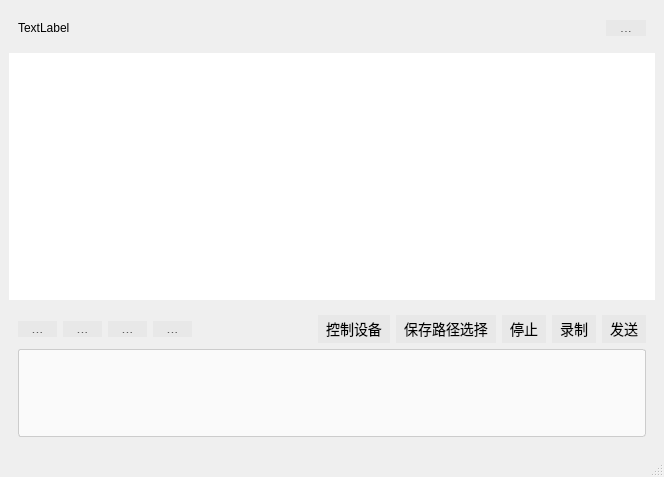
<?xml version="1.0" encoding="UTF-8"?>
<ui version="4.0">
 <class>ChatRoom</class>
 <widget class="QMainWindow" name="ChatRoom">
  <property name="geometry">
   <rect>
    <x>0</x>
    <y>0</y>
    <width>664</width>
    <height>477</height>
   </rect>
  </property>
  <property name="windowTitle">
   <string>MainWindow</string>
  </property>
  <property name="styleSheet">
   <string notr="true">/* QPushButton - 发送按钮 */
QPushButton, QToolButton {
    background: #E8E8E8;
    border: none;
    color: 	#000000;
    font-size: 14px;
    padding: 4px 8px;
    outline: none;
}

QPushButton:hover, QToolButton:hover {
    background: #f0f0f0;
    border-radius: 3px;
}

QPushButton:pressed, QToolButton:pressed {
    background: #dcdcdc;
}

/* QListView - 消息列表 */
QListView {
    background: #ffffff;
    border: none;
    outline: none;
    font-size: 14px;
    color: #222222;
    padding: 5px;
}

/* QTextEdit - 聊天输入框 */
QTextEdit {
    border: 1px solid #cccccc;
    border-radius: 3px;
    background: #fafafa;
    font-size: 14px;
    color: #333333;
    padding: 4px;
    outline: none;
}

QTextEdit:focus {
    border: 1px solid #999999;
    background: #ffffff;
}
</string>
  </property>
  <widget class="QWidget" name="centralwidget">
   <layout class="QVBoxLayout" name="verticalLayout_3">
    <item>
     <widget class="QWidget" name="widget_2" native="true">
      <layout class="QHBoxLayout" name="horizontalLayout_3">
       <item>
        <widget class="QLabel" name="TimeLabel">
         <property name="minimumSize">
          <size>
           <width>0</width>
           <height>20</height>
          </size>
         </property>
         <property name="text">
          <string>TextLabel</string>
         </property>
        </widget>
       </item>
       <item>
        <widget class="QToolButton" name="toolButton">
         <property name="maximumSize">
          <size>
           <width>40</width>
           <height>16</height>
          </size>
         </property>
         <property name="layoutDirection">
          <enum>Qt::RightToLeft</enum>
         </property>
         <property name="text">
          <string>...</string>
         </property>
         <property name="icon">
          <iconset resource="icons.qrc">
           <normaloff>:/new/prefix1/imgs/x.png</normaloff>:/new/prefix1/imgs/x.png</iconset>
         </property>
        </widget>
       </item>
      </layout>
     </widget>
    </item>
    <item>
     <widget class="QListView" name="listView"/>
    </item>
    <item>
     <widget class="QWidget" name="widget" native="true">
      <property name="maximumSize">
       <size>
        <width>16777215</width>
        <height>140</height>
       </size>
      </property>
      <layout class="QVBoxLayout" name="verticalLayout">
       <item>
        <layout class="QHBoxLayout" name="horizontalLayout_2">
         <item>
          <layout class="QHBoxLayout" name="horizontalLayout">
           <item>
            <widget class="QToolButton" name="toolButton_file">
             <property name="maximumSize">
              <size>
               <width>40</width>
               <height>16</height>
              </size>
             </property>
             <property name="autoFillBackground">
              <bool>false</bool>
             </property>
             <property name="text">
              <string>...</string>
             </property>
             <property name="icon">
              <iconset resource="icons.qrc">
               <normaloff>:/new/prefix1/imgs/a61f9036e72089fb21c888e21ad03967.jpg</normaloff>:/new/prefix1/imgs/a61f9036e72089fb21c888e21ad03967.jpg</iconset>
             </property>
             <property name="iconSize">
              <size>
               <width>16</width>
               <height>16</height>
              </size>
             </property>
             <property name="checkable">
              <bool>false</bool>
             </property>
             <property name="toolButtonStyle">
              <enum>Qt::ToolButtonFollowStyle</enum>
             </property>
             <property name="autoRaise">
              <bool>false</bool>
             </property>
            </widget>
           </item>
           <item>
            <widget class="QToolButton" name="toolButton_video">
             <property name="sizePolicy">
              <sizepolicy hsizetype="Maximum" vsizetype="Maximum">
               <horstretch>0</horstretch>
               <verstretch>0</verstretch>
              </sizepolicy>
             </property>
             <property name="maximumSize">
              <size>
               <width>40</width>
               <height>16</height>
              </size>
             </property>
             <property name="text">
              <string>...</string>
             </property>
             <property name="icon">
              <iconset resource="icons.qrc">
               <normaloff>:/new/prefix1/imgs/856fc6535b20b341d3bc7600799395f3.jpg</normaloff>:/new/prefix1/imgs/856fc6535b20b341d3bc7600799395f3.jpg</iconset>
             </property>
            </widget>
           </item>
           <item>
            <widget class="QToolButton" name="toolButton_share">
             <property name="sizePolicy">
              <sizepolicy hsizetype="Maximum" vsizetype="Maximum">
               <horstretch>0</horstretch>
               <verstretch>0</verstretch>
              </sizepolicy>
             </property>
             <property name="maximumSize">
              <size>
               <width>60</width>
               <height>16</height>
              </size>
             </property>
             <property name="text">
              <string>...</string>
             </property>
             <property name="icon">
              <iconset resource="icons.qrc">
               <normaloff>:/new/prefix1/imgs/8302bcf5dbd2673ec4fea909024a2ef9.jpg</normaloff>:/new/prefix1/imgs/8302bcf5dbd2673ec4fea909024a2ef9.jpg</iconset>
             </property>
             <property name="iconSize">
              <size>
               <width>30</width>
               <height>16</height>
              </size>
             </property>
            </widget>
           </item>
           <item>
            <widget class="QToolButton" name="toolButton_2">
             <property name="maximumSize">
              <size>
               <width>40</width>
               <height>16</height>
              </size>
             </property>
             <property name="text">
              <string>...</string>
             </property>
            </widget>
           </item>
          </layout>
         </item>
         <item>
          <spacer name="horizontalSpacer">
           <property name="orientation">
            <enum>Qt::Horizontal</enum>
           </property>
           <property name="sizeHint" stdset="0">
            <size>
             <width>40</width>
             <height>20</height>
            </size>
           </property>
          </spacer>
         </item>
         <item>
          <widget class="QPushButton" name="pushButton_4">
           <property name="minimumSize">
            <size>
             <width>0</width>
             <height>28</height>
            </size>
           </property>
           <property name="text">
            <string>控制设备</string>
           </property>
          </widget>
         </item>
         <item>
          <widget class="QPushButton" name="pushButton_3">
           <property name="minimumSize">
            <size>
             <width>0</width>
             <height>28</height>
            </size>
           </property>
           <property name="text">
            <string>保存路径选择</string>
           </property>
          </widget>
         </item>
         <item>
          <widget class="QPushButton" name="pushButton_2">
           <property name="minimumSize">
            <size>
             <width>0</width>
             <height>28</height>
            </size>
           </property>
           <property name="text">
            <string>停止</string>
           </property>
          </widget>
         </item>
         <item>
          <widget class="QPushButton" name="pushButton">
           <property name="minimumSize">
            <size>
             <width>0</width>
             <height>28</height>
            </size>
           </property>
           <property name="text">
            <string>录制</string>
           </property>
          </widget>
         </item>
         <item>
          <widget class="QPushButton" name="pushButton_emission">
           <property name="minimumSize">
            <size>
             <width>0</width>
             <height>28</height>
            </size>
           </property>
           <property name="text">
            <string>发送</string>
           </property>
          </widget>
         </item>
        </layout>
       </item>
       <item>
        <widget class="QTextEdit" name="textEdit_chat">
         <property name="maximumSize">
          <size>
           <width>16777215</width>
           <height>400</height>
          </size>
         </property>
        </widget>
       </item>
      </layout>
     </widget>
    </item>
   </layout>
  </widget>
  <widget class="QMenuBar" name="menubar">
   <property name="geometry">
    <rect>
     <x>0</x>
     <y>0</y>
     <width>664</width>
     <height>27</height>
    </rect>
   </property>
  </widget>
  <widget class="QStatusBar" name="statusbar"/>
 </widget>
 <resources>
  <include location="icons.qrc"/>
 </resources>
 <connections/>
</ui>
